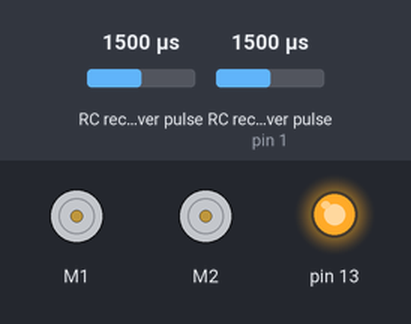
A sketch run on a simulated Arduino Leonardo, built with avr-gcc and run on an emulated ATmega32U4. Shown: 2 × DC motor (green arrow = forward, orange = backward, longer = faster), output pins drawn as LEDs (lit = HIGH). Wiring (inferred from the names in the program): 2 × RC receiver channel: data pin 0 / data pin 1. The inputs (shaded band) are chosen by the test bench; at power-on: RC receiver pulse 1500 µs, RC receiver pulse (sensor on pin 1) 1500 µs.

Above: at 1.2 s.
1.3 s: RC receiver pulse (sensor 0) set to 1020 µs
At 2.0 s:
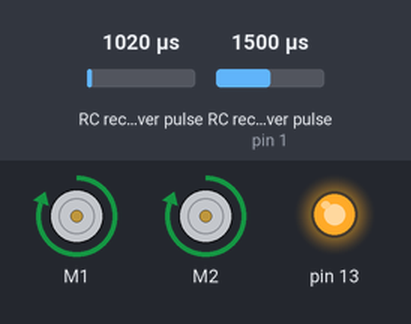
2.8 s: RC receiver pulse (sensor on pin 1) set to 1020 µs
At 3.1 s:
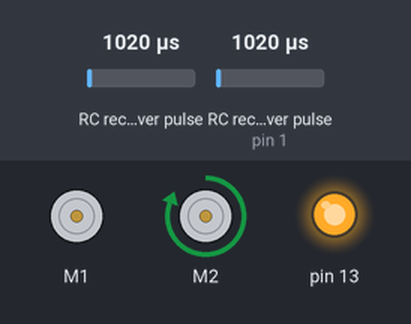
4.3 s: RC receiver pulse (sensor 0) set to 1250 µs
At 5.5 s:
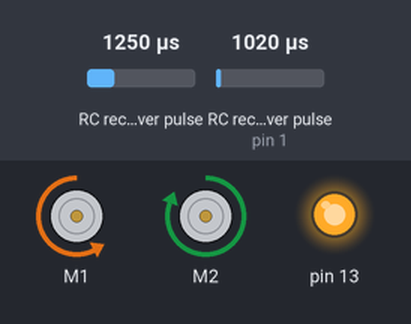
5.8 s: RC receiver pulse (sensor on pin 1) set to 1500 µs
At 6.6 s:
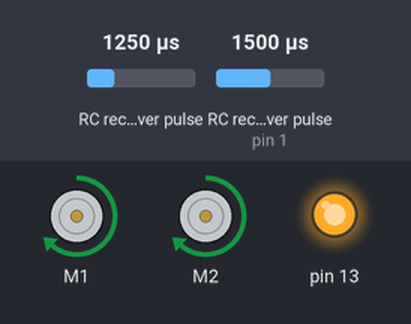
7.3 s: RC receiver pulse (sensor 0) set to 1750 µs
At 7.8 s:
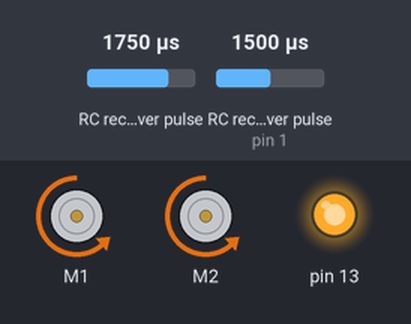
8.8 s: RC receiver pulse (sensor on pin 1) set to 1250 µs
At 10.1 s:
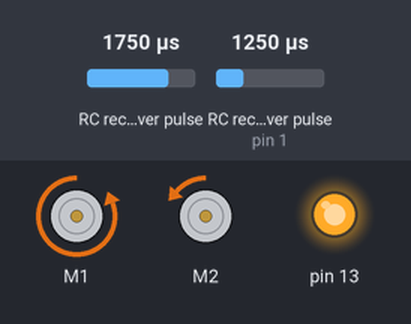
Timing chart, 0 to 11.3 s (numbered marks = the images above; inputs shaded):
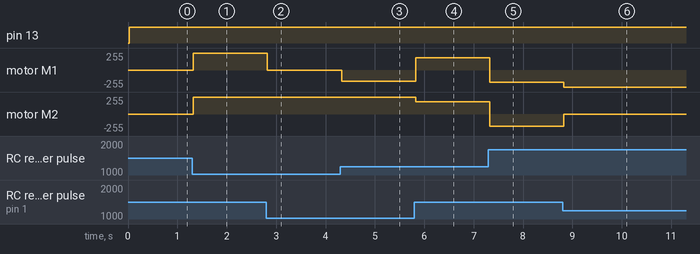

The sketch:

ZumoRC.ino
```cpp
/* This example shows how to read RC pulses from pins 0 and 1 and
use them to control the motors on the Zumo 32U4.

Pins 0 and 1 are LCD control lines, so you cannot use the LCD
while running this demo. */

#include <Wire.h>
#include <Zumo32U4.h>

#define THROTTLE_PIN 0  // Throttle channel from RC receiver.
#define STEERING_PIN 1  // Steering channel from RC receiver.

// Maximum motor speed.
#define MAX_SPEED 400

// Pulse width difference from 1500 us (microseconds) to ignore,
// to compensate for control centering offset.
#define PULSE_WIDTH_DEADBAND 40

// Pulse width difference from 1500 us to be treated as full
// scale input.  For example, a value of 350 means any pulse
// width <= 1150 us or >= 1850 us is considered full scale.
#define PULSE_WIDTH_RANGE 350

Zumo32U4Motors motors;

void setup()
{
  // Uncomment if necessary to correct motor directions:
  motors.flipLeftMotor(true);
  motors.flipRightMotor(true);
}

void loop()
{
  // Read one pulse from each pin.
  int throttle = pulseIn(THROTTLE_PIN, HIGH);
  int steering = pulseIn(STEERING_PIN, HIGH);

  /*Serial.print(throttle);
  Serial.print(",");
  Serial.println(steering);
*/
  int leftSpeed, rightSpeed;

  if (throttle > 0 && steering > 0)
  {
    // Both RC signals are good.  Turn on the yellow LED.
    ledYellow(1);

    // RC signals encode information in pulse width centered on
    // 1500 us; subtract 1500 to get a value centered on 0.
    throttle -= 1500;
    steering -= 1500;

    // Apply deadband.
    if (abs(throttle) <= PULSE_WIDTH_DEADBAND)
    {
      throttle = 0;
    }
    if (abs(steering) <= PULSE_WIDTH_DEADBAND)
    {
      steering = 0;
    }

    // Convert from pulse widths to speeds.
    int throttleSpeed = (long)throttle * MAX_SPEED / PULSE_WIDTH_RANGE;
    int steeringSpeed = (long)steering * MAX_SPEED / PULSE_WIDTH_RANGE;

    // Mix throttle and steering inputs to obtain left & right
    // motor speeds.
    leftSpeed = throttleSpeed - steeringSpeed;
    rightSpeed = throttleSpeed + steeringSpeed;

    // Cap the speeds to their maximum values.
    leftSpeed = constrain(leftSpeed, -MAX_SPEED, MAX_SPEED);
    rightSpeed = constrain(rightSpeed, -MAX_SPEED, MAX_SPEED);
  }
  else
  {
    // At least one RC signal is not good.  Turn off the LED and
    // stop motors.
    ledYellow(0);

    leftSpeed = 0;
    rightSpeed = 0;
  }

  motors.setSpeeds(leftSpeed, rightSpeed);
}
```

Measured:
- after the input at 1.3 s, motor M1, motor M2: stopped → forward 255/255 at once
- after the input at 2.8 s, motor M1: forward 255/255 → stopped at once
- after the input at 4.3 s, motor M1: stopped → backward 167/255 at once
- after the input at 5.8 s, motor M1: backward 167/255 → forward 181/255 at once; motor M2: forward 255/255 → forward 181/255 at once
- after the input at 7.3 s, motor M1, motor M2: forward 181/255 → backward 182/255 at once
- after the input at 8.8 s, motor M1: backward 182/255 → backward 255/255 at once; motor M2: backward 182/255 → backward 1/255 at once
